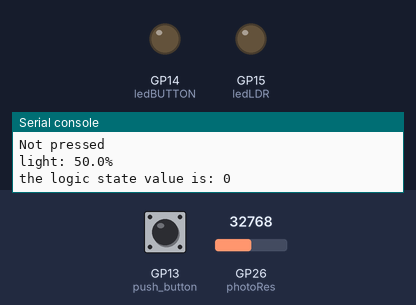
Bench run of a program on a simulated Raspberry Pi Pico running MicroPython. Shown: output pins drawn as LEDs (lit = HIGH), the last lines printed to the serial console. Inputs (shaded band) come from the test bench; at power-on: GP26 (photoRes) = 32768, GP13 (push_button) LOW (analog values on the 0–65535 scale).

Above: at 1.2 s.
1.3 s: GP26 (photoRes) set to 20160
3.5 s: GP26 (photoRes) set to 18624
At 5.4 s:
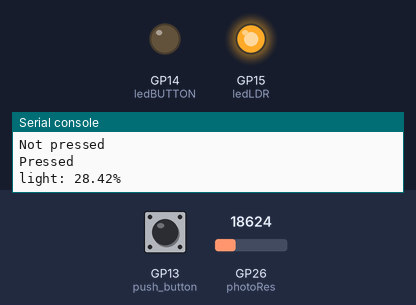
6.0 s: GP13 (push_button) pulled HIGH for 1.35 s
At 7.2 s:
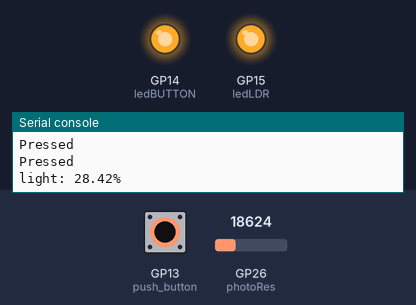
9.3 s: GP13 (push_button) pulled HIGH for 3.2 s
At 13.6 s:
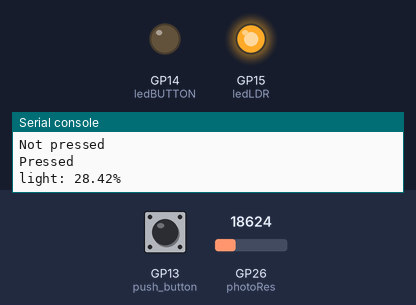
14.8 s: GP26 (photoRes) set to 19660
At 16.6 s:
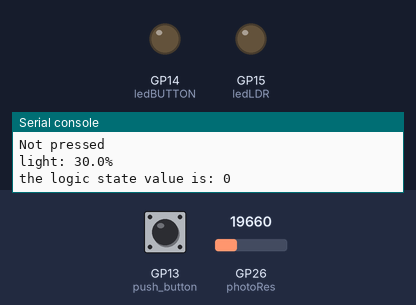
17.0 s: GP13 (push_button) pulled HIGH for 1.35 s
At 18.4 s:
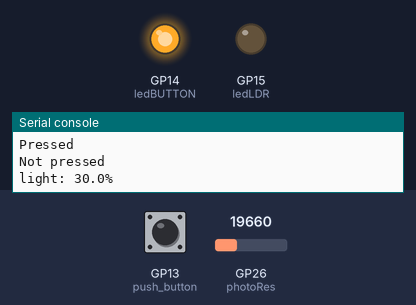
Timing chart, 0 to 20.3 s (numbered marks = the images above; inputs shaded):
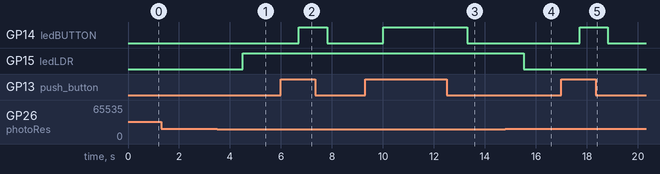

The program:

button_LDR.py
```python
from machine import ADC, Pin
from time import sleep

push_button = Pin(13, Pin.IN)
ledBUTTON = Pin(14, Pin.OUT)
photoPIN = 26
ledLDR = Pin(15, Pin.OUT)

def readLight(photoGP):
    photoRes = ADC(Pin(26))
    light = photoRes.read_u16()
    light = round(light/65535*100,2)
    if light < 30:
        ledLDR.value(1)
        print("Pressed")
    else:
        ledLDR.value(0)
        print("Not pressed")

    return light

while True:
    logic_state = push_button.value()
    print ("the logic state value is:", logic_state)
    sleep(0.1)
    if logic_state == True:     # if push_button pressed
        ledBUTTON.value(1)             # led will turn ON
        print("Pressed")
    else:                       # if push_button not pressed
        ledBUTTON.value(0)             # led will turn OFF
        print("Not pressed")

    print("light: " + str(readLight(photoPIN)) +"%")
    sleep(1) # set a delay between readings
```

Measured:
- the behaviour switches between 19664 and 19648 on GP26 (photoRes) (found by bisection; images 0 and 1)
- after the input at 3.5 s, GP15 (ledLDR): LOW → HIGH after 1.0 s
- after the input at 6.0 s, GP14 (ledBUTTON): LOW → HIGH after 0.71 s, → LOW 1.1 s later
- after the input at 9.3 s, GP14 (ledBUTTON): LOW → HIGH after 0.71 s, → LOW 3.3 s later
- after the input at 14.8 s, GP15 (ledLDR): HIGH → LOW after 0.72 s
- after the input at 17.0 s, GP14 (ledBUTTON): LOW → HIGH after 0.72 s, → LOW 1.1 s later
